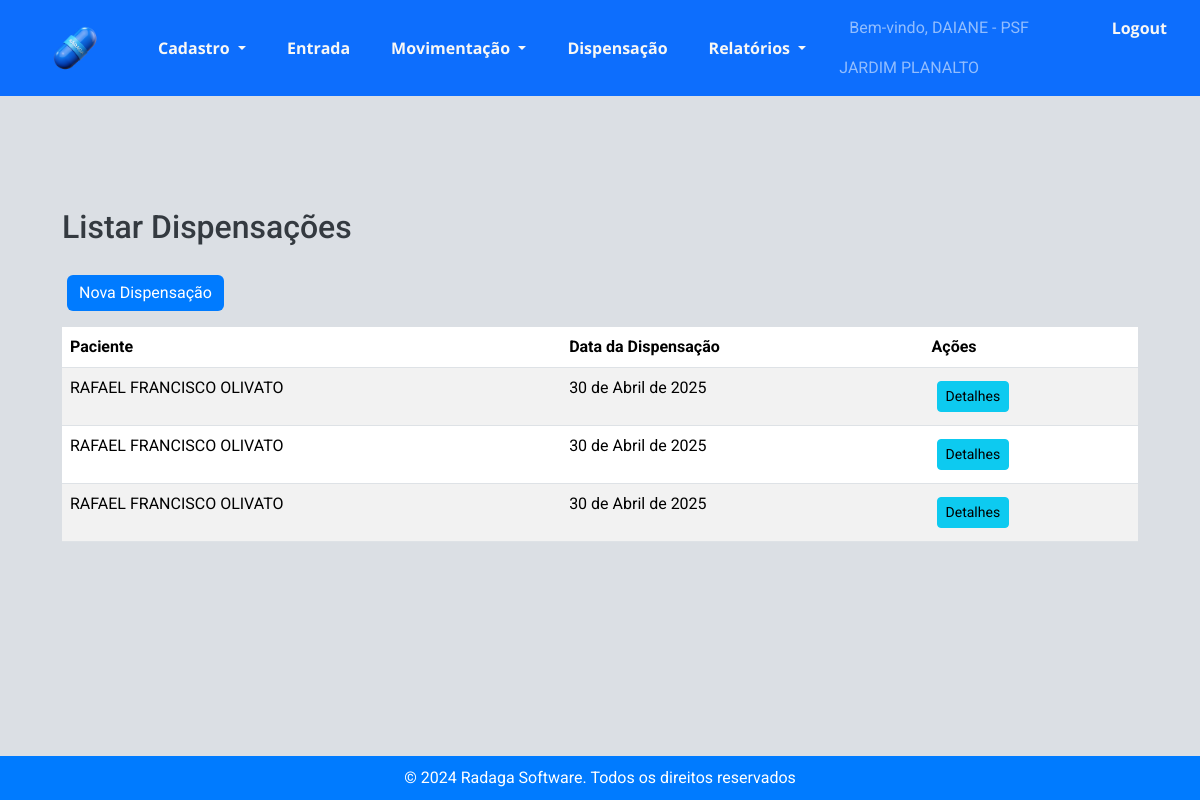
Page /estoque/dispensacoes/ (signed in) on the committed database.
### estoque/models.py (models this page shows, shortened)
class Profile(models.Model):
    user = models.OneToOneField(User, on_delete=models.CASCADE, default=1)
    estabelecimento = models.ForeignKey('Estabelecimento', on_delete=models.SET_NULL, null=True, blank=True)

class Estabelecimento(models.Model):
    TIPOS_ESTABELECIMENTO = [
        ('Farmacia', 'Farmácia'),
        ('Almoxarifado Central', 'Almoxarifado Central'),
    ]
    nome = models.CharField(max_length=255)
    codigo_cnes = models.CharField(max_length=20)
    farmaceutico_responsavel = models.CharField(max_length=255)
    imagem_logotipo = models.ImageField(upload_to='logotipos/')
    tipo_estabelecimento = models.CharField(max_length=20, choices=TIPOS_ESTABELECIMENTO)

class Dispensacao(models.Model):
    paciente = models.ForeignKey('Paciente', on_delete=models.CASCADE)
    medico = models.ForeignKey('Medico', on_delete=models.SET_NULL, null=True, blank=True,  verbose_name="Médico")
    outros_prescritores = models.CharField(max_length=255, blank=True, null=True)
    numero_notificacao = models.CharField(max_length=6, blank=True, null=True, verbose_name="Número notificação")
    data_receita = models.DateField(default=timezone.now)
    data_dispensacao = models.DateField(auto_now_add=True)

class Paciente(models.Model):
    nome = models.CharField(max_length=100)
    nome_mae = models.CharField(max_length=100, verbose_name="Nome da mãe")
    cns = models.CharField(max_length=15, unique=True, verbose_name="CNS")
    cpf = models.CharField(max_length=11, unique=True, verbose_name="CPF")
    data_nascimento = models.DateField()

### estoque/views.py (the view)
# urls.py: path('dispensacoes/', views.listar_dispensacoes, name='listar_dispensacoes'),
def listar_dispensacoes(request):
    dispensacoes = Dispensacao.objects.all()
    return render(
        request, "estoque/listar_dispensacoes.html", {"dispensacoes": dispensacoes}
    )

### estoque/templates/estoque/listar_dispensacoes.html (shortened to what this page needs)
{% extends 'estoque/base.html' %}
{% block content %}
<div class="container mt-5">
    <h2 class="mb-4">Listar Dispensações</h2>
    <a href="{% url 'nova_dispensacao' %}" class="btn btn-primary mb-3">Nova Dispensação</a>
    <table class="table table-striped">
        <thead>
            <tr>
                <th>Paciente</th>
                <th>Data da Dispensação</th>
                <th>Ações</th>
            </tr>
        </thead>
        <tbody>
            {% for dispensacao in dispensacoes %}
            <tr>
                <td>{{ dispensacao.paciente.nome }}</td>
                <td>{{ dispensacao.data_dispensacao }}</td>
                <td><a href="{% url 'detalhes_dispensacao' dispensacao.id %}" class="btn btn-info btn-sm">Detalhes</a></td>
            </tr>
            {% endfor %}
        </tbody>
    </table>
</div>
{% endblock %}

### estoque/templates/estoque/base.html (shortened to what this page needs)
<!DOCTYPE html>
<html>
<head>
    {% load static %}
    <link rel="stylesheet"
    href="https://cdnjs.cloudflare.com/ajax/libs/bootstrap-datepicker/1.9.0/css/bootstrap-datepicker.min.css">
<link href="https://cdn.jsdelivr.net/npm/bootstrap@5.3.3/dist/css/bootstrap.min.css" rel="stylesheet">
<link rel="stylesheet" href="{% static 'estoque/css/styles.css' %}">
<link href="https://cdn.jsdelivr.net/npm/select2@4.1.0-rc.0/dist/css/select2.min.css" rel="stylesheet" />
<link href="https://cdnjs.cloudflare.com/ajax/libs/bootstrap-icons/1.10.0/font/bootstrap-icons.min.css" rel="stylesheet">
</head>
<body>
    <nav class="navbar navbar-expand-lg navbar-dark bg-primary">
        <a href="{% url 'nova_dispensacao' %}">
            <img src="{% static 'estoque/pill.png' %}" alt="UML" style="margin: 5px 50px;height: 50px;" />
        </a>
        <div class="collapse navbar-collapse" id="navbarNav">
            <ul class="navbar-nav">
                <li class="nav-item dropdown">
                    <a class="nav-link dropdown-toggle" href="#" role="button" id="cadastroDropdown" role="button"
                        data-bs-toggle="dropdown" aria-haspopup="true" aria-expanded="false">
                        Cadastro
                    </a>
                </li>
                <li class="nav-item">
                    <a class="nav-link" href="{% url 'entrada_estoque' %}">Entrada</a>
                </li>
                <li class="nav-item dropdown">
                    <a class="nav-link dropdown-toggle" href="#" id="saidasDropdown" role="button"
                        data-bs-toggle="dropdown" aria-haspopup="true" aria-expanded="false">
                        Movimentação
                    </a>
                </li>
                <li class="nav-item">
                    <a class="nav-link" href="{% url 'nova_dispensacao' %}">Dispensação</a>
                </li>
                <li class="nav-item dropdown">
                    <a class="nav-link dropdown-toggle" href="#" id="relatoriosDropdown" role="button"
                        data-bs-toggle="dropdown" aria-haspopup="true" aria-expanded="false">
                        Relatórios
                    </a>
                </li>
            </ul>
            <ul class="navbar-nav ms-auto">
                {% if user.is_authenticated %}
                <li class="nav-item">
                    <span class="navbar-text">Bem-vindo, {{ user.username }} -
                        {% if user.profile.estabelecimento %}
                            {{ user.profile.estabelecimento.nome }}
                        {% endif %}
                    </span>
                </li>
                <li class="nav-item">
                    <a class="nav-link" href="#"
                        onclick="event.preventDefault(); document.getElementById('logout-form').submit();">
                        Logout
                    </a>
                </li>
                {% else %}
                <li class="nav-item">
                    <a class="nav-link" href="{% url 'login' %}">
                        <i class="bi bi-box-arrow-in-right"></i> Login
                    </a>
                </li>
                {% endif %}
            </ul>
        </div>
    </nav>
    <br>
    <div class="container content">
        {% block content %}{% endblock %}
    </div>
    <footer>
        &copy; 2024 Radaga Software. Todos os direitos reservados
    </footer>
</body>
</html>

### estoque/static/estoque/css/styles.css (style rules this page uses)
html, body { height: 100%; margin: 0; padding: 0; font-family: 'Roboto', sans-serif; background-color: #dbdfe4; color: #343a40; display: flex; flex-direction: column; }
.navbar { background-color: #007bff; margin-bottom: 0; align-items: center; }
.navbar .navbar-brand, .navbar .nav-link { color: #f8f7f5 !important; font-weight: bold; font-family: 'Open Sans','Roboto', sans-serif; }
.navbar .navbar-nav .nav-item { margin-right: 25px; }
.navbar-collapse { justify-content: center; }
.navbar img { vertical-align: middle; }
.navbar-text { line-height: 40px; margin-left: 10px; }
.navbar .navbar-nav.ms-auto { margin-left: auto; }
.content { flex: 1; padding: 20px; }
footer { background-color: #007bff; color: #ffffff; padding: 10px 0; text-align: center; width: 100%; margin-top: auto; }
.container { margin-top: 20px; }
.btn-primary { background-color: #007bff; border: none; }
.btn { margin: 5px; }
h1, h2, h3, h4, h5, h6 { font-family: 'Roboto', sans-serif; color: #343a40; margin-bottom: 20px; }
h2 { font-size: 2rem; }

### rows in the picture
Dispensacao: paciente.nome "RAFAEL FRANCISCO OLIVATO", data_dispensacao "30 de Abril de 2025"
Dispensacao: paciente.nome "RAFAEL FRANCISCO OLIVATO", data_dispensacao "30 de Abril de 2025"
Dispensacao: paciente.nome "RAFAEL FRANCISCO OLIVATO", data_dispensacao "30 de Abril de 2025"

### other values in the picture
{{ user.username }} "DAIANE"
{{ user.profile.estabelecimento.nome }} "PSF JARDIM PLANALTO"
